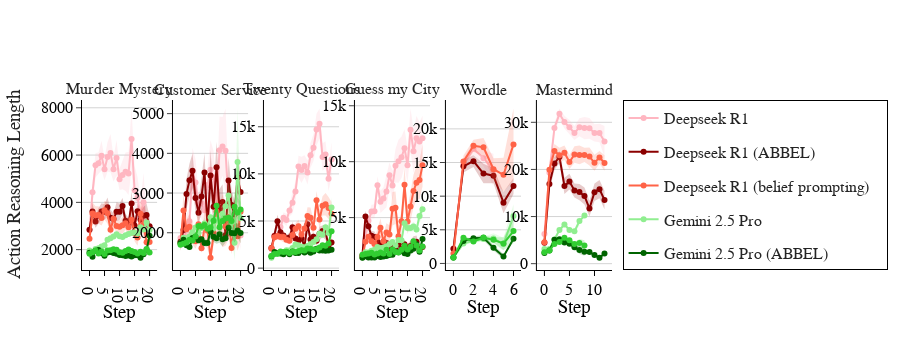

Write notebook code for a chart like this one.
### Code cell
figures = plot_belief_length_separate_figs(df_reasoning)
figures['action'].show()
